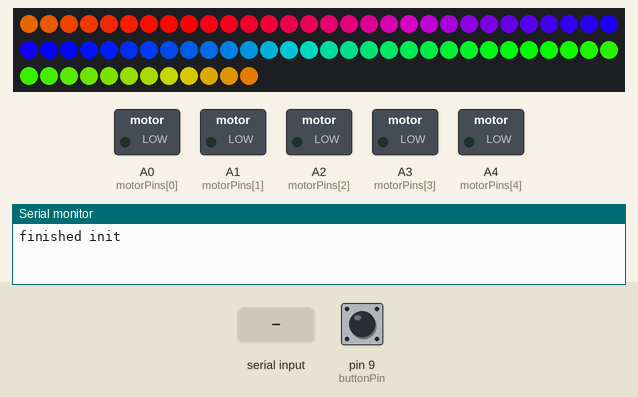
Recording of a sketch running on a simulated Arduino Uno, built with avr-gcc and run on an emulated ATmega328P. Parts: 72 RGB LEDs in strip order, left to right, continuing on the next row, switched loads named in the sketch (green lamp = pin HIGH), the last lines printed to the serial monitor. The test bench sets the inputs (shaded band); at power-on: pin 9 (buttonPin) HIGH. Pins used as bus, display or sensor lines are not drawn.

Above: at 1.2 s.
1.3 s: pin 9 (buttonPin) pulled LOW for 3.2 s
At 1.69 s:
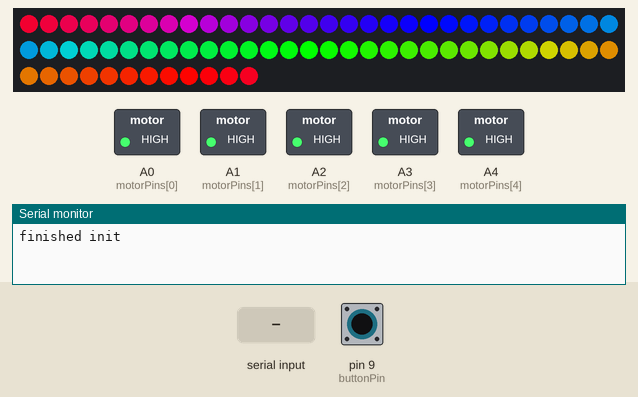
5.1 s: "x" received over Serial
At 5.69 s:
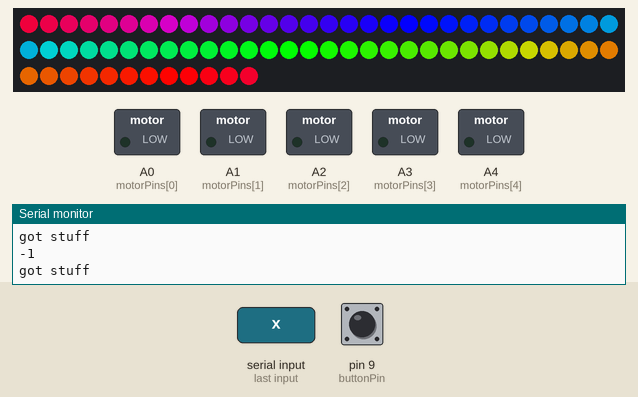
7.0 s: "x" received over the second serial link
8.5 s: pin 9 (buttonPin) pulled LOW for 0.15 s
At 8.74 s:
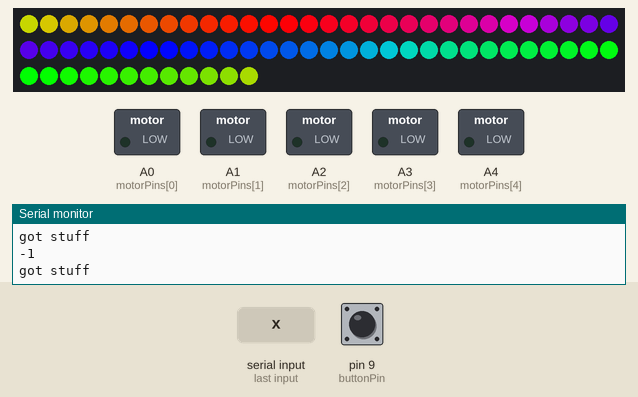
9.2 s: pin 9 (buttonPin) driven LOW
At 11.79 s:
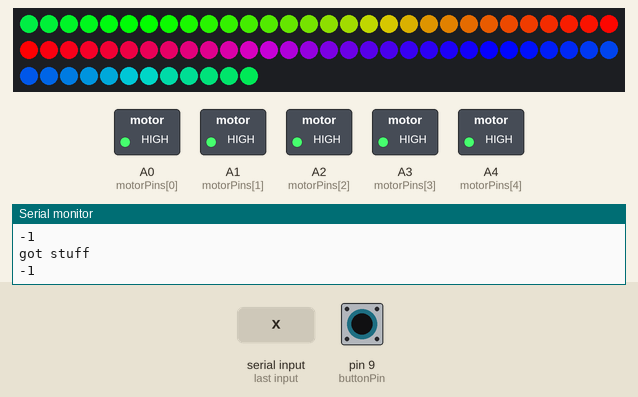
12.2 s: pin 9 (buttonPin) driven HIGH
At 12.4 s:
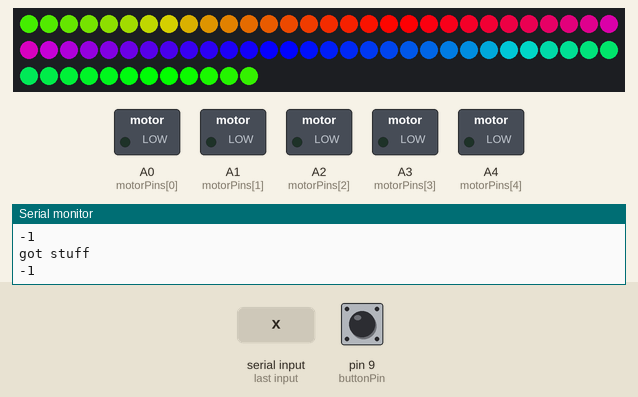
Timing chart, 0 to 15.2 s (numbered marks = the images above; inputs shaded):
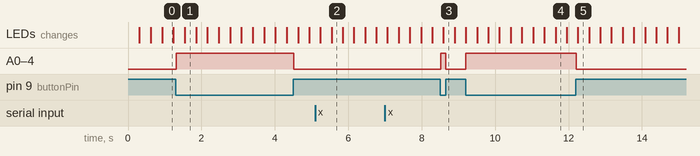

Measured:
- after the input at 1.3 s, A0 (motorPins[0]), A1 (motorPins[1]), A2 (motorPins[2]), A3 (motorPins[3]), A4 (motorPins[4]): LOW → HIGH at once, → LOW 3.2 s later
- after the input at 8.5 s, A0 (motorPins[0]), A1 (motorPins[1]), A2 (motorPins[2]), A3 (motorPins[3]), A4 (motorPins[4]): LOW → HIGH at once, → LOW 0.14 s later
- after the input at 9.2 s, A0 (motorPins[0]), A1 (motorPins[1]), A2 (motorPins[2]), A3 (motorPins[3]), A4 (motorPins[4]): LOW → HIGH at once
- after the input at 12.2 s, A0 (motorPins[0]), A1 (motorPins[1]), A2 (motorPins[2]), A3 (motorPins[3]), A4 (motorPins[4]): HIGH → LOW at once

The sketch:

Zach_code.ino
```cpp
#include <Adafruit_NeoPixel.h>
#include <SoftwareSerial.h>// import the serial library
#ifndef PSTR
#define PSTR // Make Arduino Due happy
#endif
#define LED_CTRL_PIN 6
#define MUSIC_PLAYING_THRESHOLD 60

#define rxPin 19
#define txPin 18

const int buttonPin = 9;     // the number of the pushbutton pin
const int analogPin = A5; // multiplexer analog read pin
const int strobePin = 2; // multiplexer strobe pin
const int resetPin = 3; // multiplexer reset pin
const int motorPins[] = {A0, A1, A2, A3, A4}; // pump pins
const long motorTimes[] = {17, 30, 30, 30, 17}; //seconds needed to dispense one shot

// set up a new serial port
SoftwareSerial mySerial =  SoftwareSerial(rxPin, txPin);
Adafruit_NeoPixel strip = Adafruit_NeoPixel(72, LED_CTRL_PIN, NEO_GRB + NEO_KHZ800); //Set up our strip

int inputData; // Data input from bluetooth data
int isTypingRecipie = 0; // A boolaen indicating whether a recipie is being types
int drinkIndex = 0; // the index of the current drink we are entering
int colorCounter = 0; // counter for position on the color wheel
int pixelCounter = 0; // counter used for position in the pixel string
int buttonState = 0;  // variable for reading the pushbutton status
int oldButtonState = 0; // variable for holding the previous button state
int spectrumValue[7]; // to hold audio spectrum values
int drinkAmounts[5] = {0, 0, 0, 0, 0}; // hundredths of a shot for the current drink
int musicMode = 0; // a boolean indicating if we are playing music
int pouringDrink = 0; // a boolean indicating if we are pouring a drink
unsigned long elapsedTime = 0;
unsigned long drinkStartTime = 0;
int pixelCounters[2] = {0, 35};
uint32_t colors[3] = {strip.Color(255, 0, 0), strip.Color(0, 255, 0), strip.Color(0, 0, 255)};
int iterCounters[2] = {0, 36};
int delayCounter = 0;
void setup()
{
  mySerial.begin(9600); // setup bluetooth comms
  Serial.begin(9600);// setup serial comms for debugging
  Serial.println("finished init");
  // mySerial.println("Drink Maker Connected... Waiting for input");
  // set up motor pins
  uint16_t i;
  for (i = 0; i < sizeof(motorPins) / sizeof(int); i++) {
    pinMode(motorPins[i], OUTPUT);
  }
  // set up pins for audio spectrum reading
  pinMode(analogPin, INPUT);
  pinMode(strobePin, OUTPUT);
  pinMode(resetPin, OUTPUT);
  // set up pin for flush reading
  pinMode(buttonPin, INPUT_PULLUP);

  // initialize the filter IC
  analogReference(DEFAULT);
  digitalWrite(resetPin, LOW);
  digitalWrite(strobePin, HIGH);
  // start the led display
  strip.begin();
  strip.show();
}

void loop()
{
  checkAndActOnFlushState(); // check if we need to flush out the motors
  playRainbowLights(); // show the rainbow light animation
  checkForAndActOnMusicPlaying();  // make lights pretty if we're playing music
  listenForBluetoothAndAct();   // receive bluetooth messages
  pourDrink();
  strip.show();
  delay(10);

}
// pour a drink according to the hundredths of a shot that were fed in
void pourDrink() {

  if (pouringDrink) {
    Serial.println("Making drink");
    elapsedTime = millis() - drinkStartTime;
    int pumpsStillOn = 0;
    // go through the pumps. If we've poured our amounts, turn off the pump
    for (int i = 0; i < sizeof(motorPins) / sizeof(int); i++) {
      Serial.println((long)drinkAmounts[i]*motorTimes[i] * 10);
      Serial.println(elapsedTime);
      if (((long)drinkAmounts[i]*motorTimes[i] * 10) <= elapsedTime)
        digitalWrite(motorPins[i], LOW);
      else {
        digitalWrite(motorPins[i], HIGH);
        pumpsStillOn = 1;
      }
      Serial.println();
    }

    // If we're done making the drink, finish the process
    if (!pumpsStillOn)
      cancelDrinkMaking();
  }
}

// play the default rainbow lights animation
void playRainbowLights() {
  uint16_t i;
  for (i = 0; i < strip.numPixels(); i++) {
    strip.setPixelColor(i, Wheel(((i * 256 / strip.numPixels()) + colorCounter) & 255));
  }
  colorCounter++;
  if (colorCounter >= 256) {
    colorCounter = 0;
  }
}
void playSlowRainbow() {
  strip.setPixelColor(pixelCounter, Wheel(colorCounter & 255));
  pixelCounter++;
  if (pixelCounter > 72) {
    pixelCounter = 0;
    colorCounter++;
  }
  if (colorCounter >= 256) {
    colorCounter = 0;
  }
}
void playColorSpiral() {
  int i = 0;
  delayCounter++;
  for (i = 0; i < 2; i++)
  {
    int pixelNumber  = pixelCounters[i];
    strip.setPixelColor(pixelNumber, Wheel(iterCounters[i] & 255));
    if (delayCounter > 10) {
      pixelCounters[i] = pixelCounters[i] + 1;
    }
    if (pixelCounters[i] > strip.numPixels()) {
      pixelCounters[i] = 0;
      iterCounters[i] += 36;
      if (iterCounters[i] > 255)
      {
        iterCounters[i] -= 255;
      }

    }
  }
  if (delayCounter > 10) {
    delayCounter = 0;
  }
}
void playColorRainbowChase() {
  uint16_t i, j;
  for (i = 72; i > 0; i -= 8) {
    int colorNumber = 256 - i / 8 * 36;
    if (colorNumber < 0)
    {
      colorNumber += 256;
    }
    int pixelNumber = i + pixelCounter;
    if (pixelNumber > 72) {
      pixelNumber -= 72;
    }
    strip.setPixelColor(pixelNumber, Wheel(colorNumber & 255));
  }

  pixelCounter++;
  if (pixelCounter > strip.numPixels()) {
    pixelCounter = 0;
    colorCounter += 36;
  }

  if (colorCounter > 256) {
    colorCounter -= 256;
  }


  //for(i=72;i>0;i-=5)
  //{
  // int tempColor = colorCounter - (i);
  //  if(tempColor<0){
  //   tempColor +=255;
  //  }
  //  int pixel = i+pixelCounter;
  //  if(pixel>72)
  //  {
  //    pixel-=72;
  //   }
  //   strip.setPixelColor(pixel, Wheel(tempColor & 255));
  // }
  // pixelCounter++;
  // if(pixelCounter>72)
  // {
  // pixelCounter = 0;
  // }
  // colorCounter++;
  //if(colorCounter>=256){
  //     colorCounter = 0;
  //   }
}

// check to see if music is playing. if it is, turn off lights
// selectively in the tower to reflect the music levels
void checkForAndActOnMusicPlaying() {
  if (musicMode) {
    uint16_t i;
    updateAudioFrequencies(); // get our frequencies
    for (i = 0; i < 6; i++)
      showAudioLevel(i, spectrumValue[i]);
  }
}

// get the various frequency amplitudes from the MSGEQ7
void updateAudioFrequencies() {
  uint16_t i;
  digitalWrite(resetPin, HIGH);
  digitalWrite(resetPin, LOW);
  for (int i = 0; i < 7; i++)
  {
    digitalWrite(strobePin, LOW);
    delayMicroseconds(50); // to allow the output to settle
    spectrumValue[i] = analogRead(analogPin);
    digitalWrite(strobePin, HIGH);
  }
}
// turn off lights selectively in the tower to show audio bands if music is playing
void showAudioLevel(uint8_t rowNum, uint16_t audioLevel) {
  uint16_t i;
  uint8_t lights = (audioLevel) / 50 + 1;
  for (i = 10; i > lights - 1; i--) {
    strip.setPixelColor((i) * 6 + rowNum, 0);
  }
}

// check flush button press and enable/ disable all pumps accordingly
void checkAndActOnFlushState() {
  // read the flush button and set pumps accordingly
  buttonState = digitalRead(buttonPin);
  if (!buttonState) // if the button is pressed
    setAllPumps(HIGH); // turn on the pumps
  else if (buttonState && buttonState != oldButtonState) // if the button is not pressed and was previously pressed
    setAllPumps(LOW); // turn off the pumps
  oldButtonState = buttonState;
}

// set all pumps to a given value
void setAllPumps(int state) {
  uint16_t i;
  for (i = 0; i < sizeof(motorPins) / sizeof(int); i++) {
    digitalWrite(motorPins[i], state);
  }
}
// Input a value 0 to 255 to get a color value.
// The colours are a transition r - g - b - back to r.
uint32_t Wheel(byte WheelPos) {
  if (WheelPos < 85) {
    return strip.Color(WheelPos * 3, 255 - WheelPos * 3, 0);
  } else if (WheelPos < 170) {
    WheelPos -= 85;
    return strip.Color(255 - WheelPos * 3, 0, WheelPos * 3);
  } else {
    WheelPos -= 170;
    return strip.Color(0, WheelPos * 3, 255 - WheelPos * 3);
  }
}

void listenForBluetoothAndAct() {
  // if we have a bluetooth message
  if (Serial.available() > 0 || mySerial.available() > 0) {
    Serial.println("got stuff");
    inputData = mySerial.read();
    Serial.println(inputData);
    // if we're typing a recipie, add the current value to the recipie
    if (isTypingRecipie == 1) {
      // if we're not putting in a comma, add the # to the next digit of the current drink
      if (inputData != ',') {
        drinkAmounts[drinkIndex] *= 10;
        drinkAmounts[drinkIndex] += inputData;
      }
      // if we did get a comma, move to the next number and check to see if our drink should be prepared
      else {
        drinkIndex++;
        // if we've entered all the available drink values, make the drink
        if (drinkIndex >= sizeof(drinkAmounts) / sizeof(int)) {
          drinkIndex = 0;
          isTypingRecipie = 0;
          pouringDrink = 1;
          drinkStartTime = millis();
          elapsedTime = 0;
        }
      }
    }
    // type a '\' to start typing a drink
    if (inputData == '\\' && !pouringDrink)
      isTypingRecipie = 1;
    // type an 'x' to stop making drink
    if (inputData == 'x')
      cancelDrinkMaking();
    // type a 'm' to change light modes
    if (inputData == 'm') {
      musicMode = !musicMode;
    }
  }
}

// cancel a drink recipie
void cancelDrinkMaking() {
  Serial.println("Done with drink");
  clearDrinkAmounts();
  setAllPumps(LOW);
  isTypingRecipie = 0;
  pouringDrink = 0;
  drinkIndex = 0;
}

// set all drink amounts to 0
void clearDrinkAmounts() {
  for (int i = 0; i < sizeof(drinkAmounts) / sizeof(int); i++) {
    drinkAmounts[i] = 0;
  }
}
```
